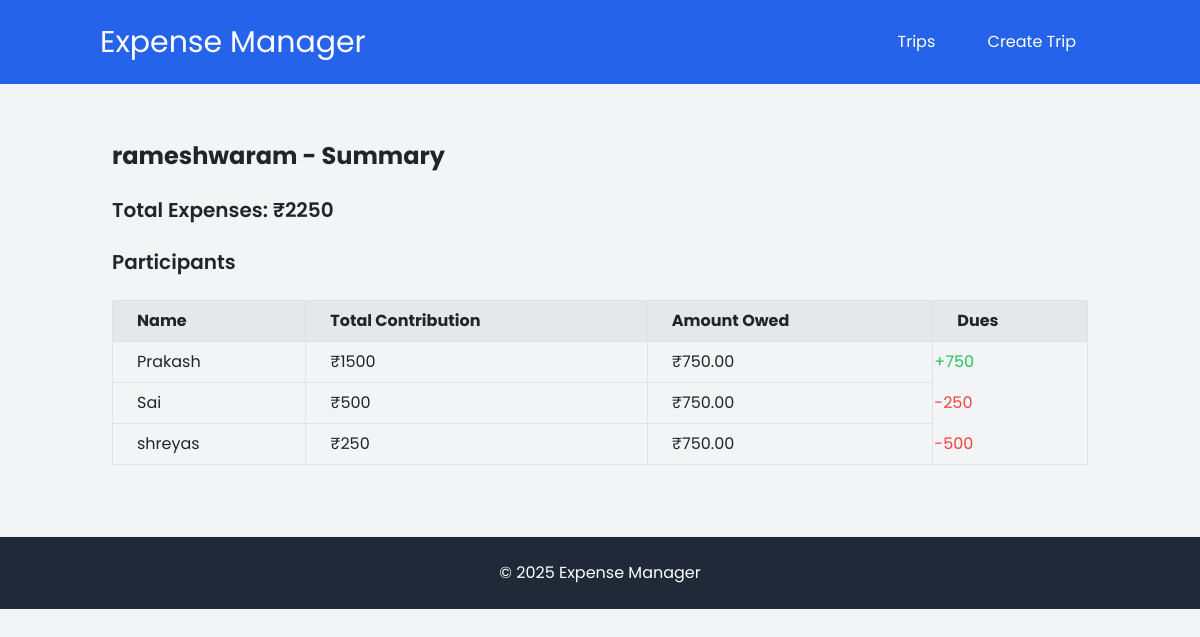
Screenshot of /trip/1/summary/ with the database file from the repository.
### expenses/models.py (models this page shows, shortened)
class Trip(models.Model):
    id = models.AutoField(primary_key=True)  # Explicitly defining the primary key
    name = models.CharField(max_length=100)
    created_at = models.DateTimeField(auto_now_add=True)

class Participant(models.Model):
    id = models.AutoField(primary_key=True)  # Explicitly defining the primary key
    trip = models.ForeignKey(Trip, on_delete=models.CASCADE, related_name="participants")
    name = models.CharField(max_length=100)

### expenses/views.py (the view)
# urls.py: path('trip/<int:trip_id>/summary/', views.trip_summary, name='trip_summary'),
def trip_summary(request, trip_id):
    trip = get_object_or_404(Trip, id=trip_id)
    participants = trip.participants.all()
    total_expenses = Expense.objects.filter(trip=trip).aggregate(total=Sum('total_amount'))['total'] or 0.0
    participant_data = []
    for participant in participants:
        contributions = Contribution.objects.filter(participant=participant, expense__trip=trip)
        total_contribution = contributions.aggregate(total=Sum('amount'))['total'] or 0.0
        total_expenses = trip.expenses.aggregate(total=Sum('total_amount'))['total'] or 0.0
        amount_owed = total_expenses / participants.count() if participants.exists() else 0.0
        dues = int(amount_owed) - int(total_contribution)
        abs_dues = abs(dues)
        participant_data.append({
            'name': participant.name,
            'total_contribution': total_contribution,
            'amount_owed': round(amount_owed,2),
            'dues': dues,
            'abs_dues': abs_dues,
        })
    context = {
        'trip': trip,
        'total_expenses': total_expenses,
        'participant_data': participant_data,
    }
    return render(request, 'expenses/trip_summary.html', context)

### expenses/templates/expenses/trip_summary.html
{% extends 'expenses/base.html' %}
{% block content %}
<div class="container mx-auto py-6">
    <h1 class="text-2xl font-bold mb-4">{{ trip.name }} - Summary</h1>
    <div class="mb-6">
        <h2 class="text-xl font-semibold">Total Expenses: ₹{{ total_expenses }}</h2>
    </div>
    <h2 class="text-xl font-semibold mb-4">Participants</h2>
    <table class="table-auto w-full border-collapse border border-gray-300">
        <thead>
            <tr class="bg-gray-200">
                <th class="border border-gray-300 px-4 py-2">Name</th>
                <th class="border border-gray-300 px-4 py-2">Total Contribution</th>
                <th class="border border-gray-300 px-4 py-2">Amount Owed</th>
                <th class="border border-gray-300 px-4 py-2">Dues</th>
            </tr>
        </thead>
        <tbody>
            {% for participant in participant_data %}
            <tr>
                <td class="border border-gray-300 px-4 py-2">{{ participant.name }}</td>
                <td class="border border-gray-300 px-4 py-2">₹{{ participant.total_contribution }}</td>
                <td class="border border-gray-300 px-4 py-2">₹{{ participant.amount_owed }}</td>
                <td>
                    {% if participant.dues > 0 %}
                        <span class="text-red-500">-{{ participant.abs_dues }}</span>
                    {% else %}
                        <span class="text-green-500">+{{ participant.abs_dues }}</span>
                    {% endif %}
                </td>
            </tr>
            {% empty %}
            <tr>
                <td colspan="4" class="text-center text-gray-500 py-4">No participants found.</td>
            </tr>
            {% endfor %}
        </tbody>
    </table>
</div>
{% endblock %}

### expenses/templates/expenses/base.html (style rules this page uses)
body { font-family: 'Poppins', sans-serif; }

### rows the page displays
Trip: name "rameshwaram"
Participant: name "Prakash"
Participant: name "Sai"
Participant: name "shreyas"

### other values shown
{{ total_expenses }} "2250"
{{ participant.total_contribution }} "1500" "500" "250"
{{ participant.amount_owed }} "750.00" "750.00" "750.00"
{{ participant.abs_dues }} "750"
{{ participant.abs_dues }} "250" "500"
